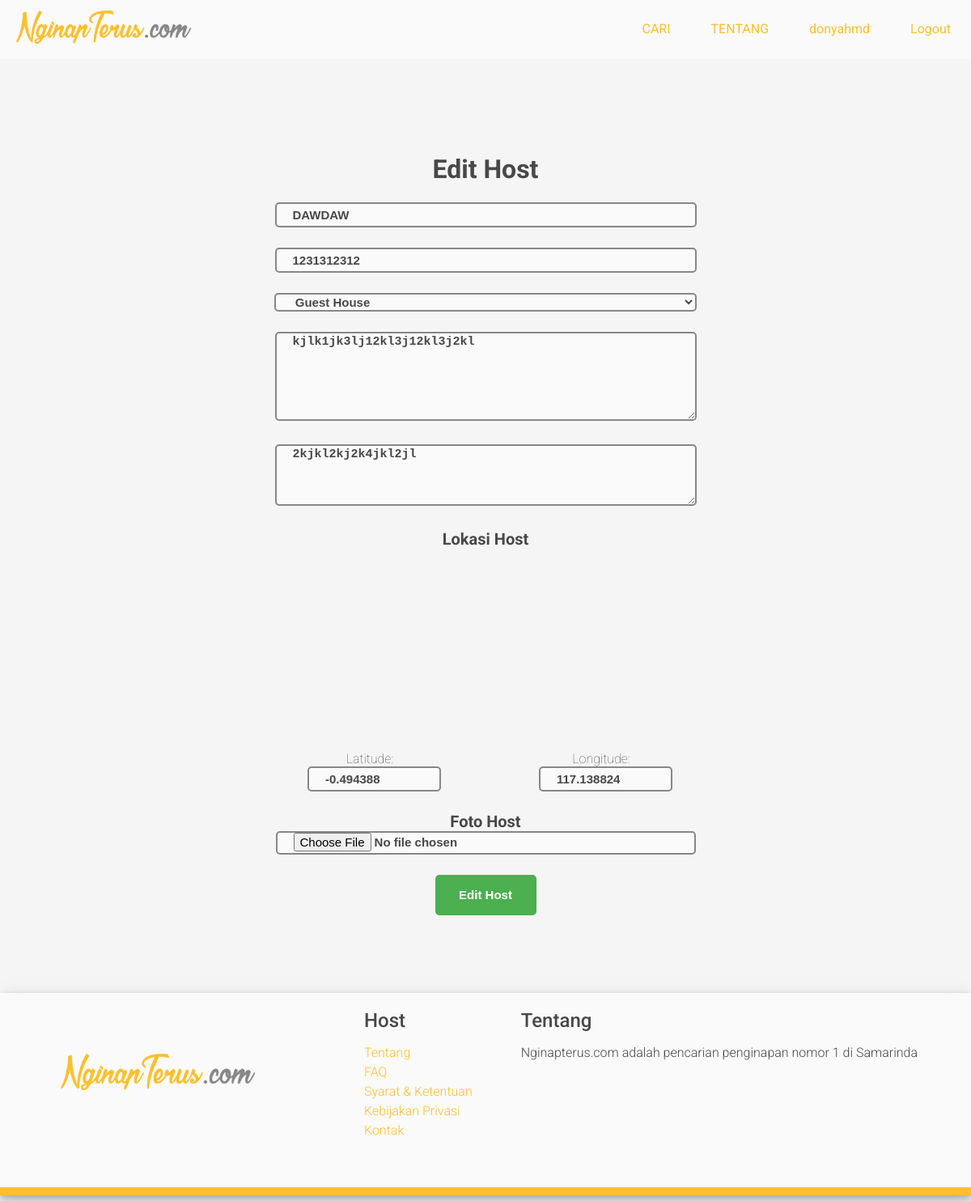
The app's page /ubah.php?id=13 (signed in) with its own data.
### tables this page shows
CREATE TABLE `tbl_host` (
  `id_host` int(12) NOT NULL,
  `username` varchar(255) NOT NULL,
  `nama_host` varchar(255) NOT NULL,
  `harga_host` int(25) NOT NULL,
  `tgl_publish_host` date NOT NULL,
  `deskripsi_host` text NOT NULL,
  `fasilitas_host` varchar(255) NOT NULL,
  `alamat_host` text NOT NULL,
  `lat` float(10,6) NOT NULL,
  `lng` float(10,6) NOT NULL,
  `tipe_host` varchar(255) NOT NULL,
  `negara_host` varchar(255) NOT NULL,
  `rating` int(12) NOT NULL
);

### ubah.php (the view, shortened to what this page needs)
<?php
	include('backend/layout/head.php');
	$id = $_GET['id'];
	$queritampildata = "select * from tbl_host where id_host=$id";
	$sqltampil = mysqli_query($koneksi, $queritampildata);
	while ($data = mysqli_fetch_array($sqltampil)) {
?>
	<main>
		<center>
				<form action="" method="post" accept-charset="utf-8" class="panel-tambah-host" enctype="multipart/form-data">
					<h1>Edit Host</h1>
					<div class="namahost">
						<input type="text" name="namahost" placeholder="Nama Host" required="" value="<?php echo $data['nama_host']?>" required="">
					</div>
					<div class="jarak">
						<input type="number" name="hargahost" step="1" placeholder="Harga" value="<?php echo $data['harga_host']?>" required="">
					</div>
					<div class="jarak">
						<select name="tipehost">
							<option value="guesthouse">Guest House</option>
						</select>
					</div>
					<div class="jarak">
						<textarea rows="6" name="deskripsihost" placeholder="Deskripsi Host" required=""><?php echo $data['deskripsi_host']?></textarea>
					</div>
					<div class="jarak">
						<textarea rows="4" name="alamathost" placeholder="Alamat Host" required=""><?php echo $data['alamat_host']?></textarea>
					</div>
					<div class="jarak">
						<b style="font-size:20px;">Lokasi Host</b>
						<div id="map-canvas-host-baru" style=""></div>
						<div class="latlon">
							<div class="lat">Latitude: <input type="text" id='lat' name="lati" readonly="readonly" value="<?php echo $data['lat']?>">
							</div>
							<div class="lon">Longitude: <input type="text" id='lon' name="long" readonly="readonly" value="<?php echo $data['lng']?>">
							</div>
						</div>
					</div>
					<div class="jarak" style="margin-top:75px;">
						<b style="font-size:20px;">Foto Host</b>
						<input name="foto_host" type="file" accept="image/*"/>
					</div>
					<div class="daftar">
						<input type="submit" name="ubah" value="Edit Host">
					</div>
				</form>
		</center>
	</main>
	<?php
	}
	?>
<?php
	include('backend/layout/footer.php');
?>

### backend/asset/style.css (style rules this page uses)
html { font-family: 'Roboto', sans-serif; color: #484848; }
body { margin: 0; padding: 0; background-color: #f5f5f5; }
input { cursor: pointer; border: 2px solid; border-color: #878787; font-weight: bold; color: #484848; font-size: 15px; height: 25px; border-radius: 5px; background-color: #fafafa; width: 90%; padding-left: 20px; -webkit-transition: width 2s; transition: width 2s; filter: alpha( opacity = 0); -webkit-transition: 200ms ease; -moz-transition: 200ms ease; -o-transition: 200ms ease; transition: 200ms ease; }
.jarak { margin-top: 25px; }
.daftar { margin-top: 25px; }
input[type = submit] { padding: 5px 15px; background: #4CAF50; font-weight: bold; color: #FFF; border: 0 none; cursor: pointer; -webkit-border-radius: 5px; border-radius: 5px; width: 125px; height: 50px; -webkit-transition: width 2s; transition: width 2s; filter: alpha( opacity = 0); -webkit-transition: 200ms ease; -moz-transition: 200ms ease; -o-transition: 200ms ease; transition: 200ms ease; }
.panel-tambah-host { padding: 8% 0; width: 550px; font-size: 16px; font-weight: 100; }
.panel-tambah-host textarea { cursor: pointer; border: 2px solid; border-color: #878787; font-weight: bold; color: #484848; font-size: 15px; border-radius: 5px; background-color: #fafafa; width: 90%; padding-left: 20px; -webkit-transition: width 2s; transition: width 2s; filter: alpha( opacity = 0); -webkit-transition: 200ms ease; -moz-transition: 200ms ease; -o-transition: 200ms ease; transition: 200ms ease; width: 90%; }
.panel-tambah-host select { cursor: pointer; border: 2px solid; border-color: #878787; font-weight: bold; color: #484848; font-size: 15px; border-radius: 5px; background-color: #fafafa; width: 90%; padding-left: 20px; -webkit-transition: width 2s; transition: width 2s; filter: alpha( opacity = 0); -webkit-transition: 200ms ease; -moz-transition: 200ms ease; -o-transition: 200ms ease; transition: 200ms ease; width: 95%; }
#map-canvas-host-baru { width: 100%; height: 250px; }
.latlon { width: 80%; }
.lat { width: 35%; float: left; }
.lon { width: 35%; float: right; }

### records on screen
tbl_host: namahost "DAWDAW", hargahost "1231312312", deskripsihost "kjlk1jk3lj12kl3j12kl3j2kl", alamathost "2kjkl2kj2k4jkl2jl", lati "-0.494388", long "117.138824"

### other values on screen
$_SESSION['username'] "donyahmd"
